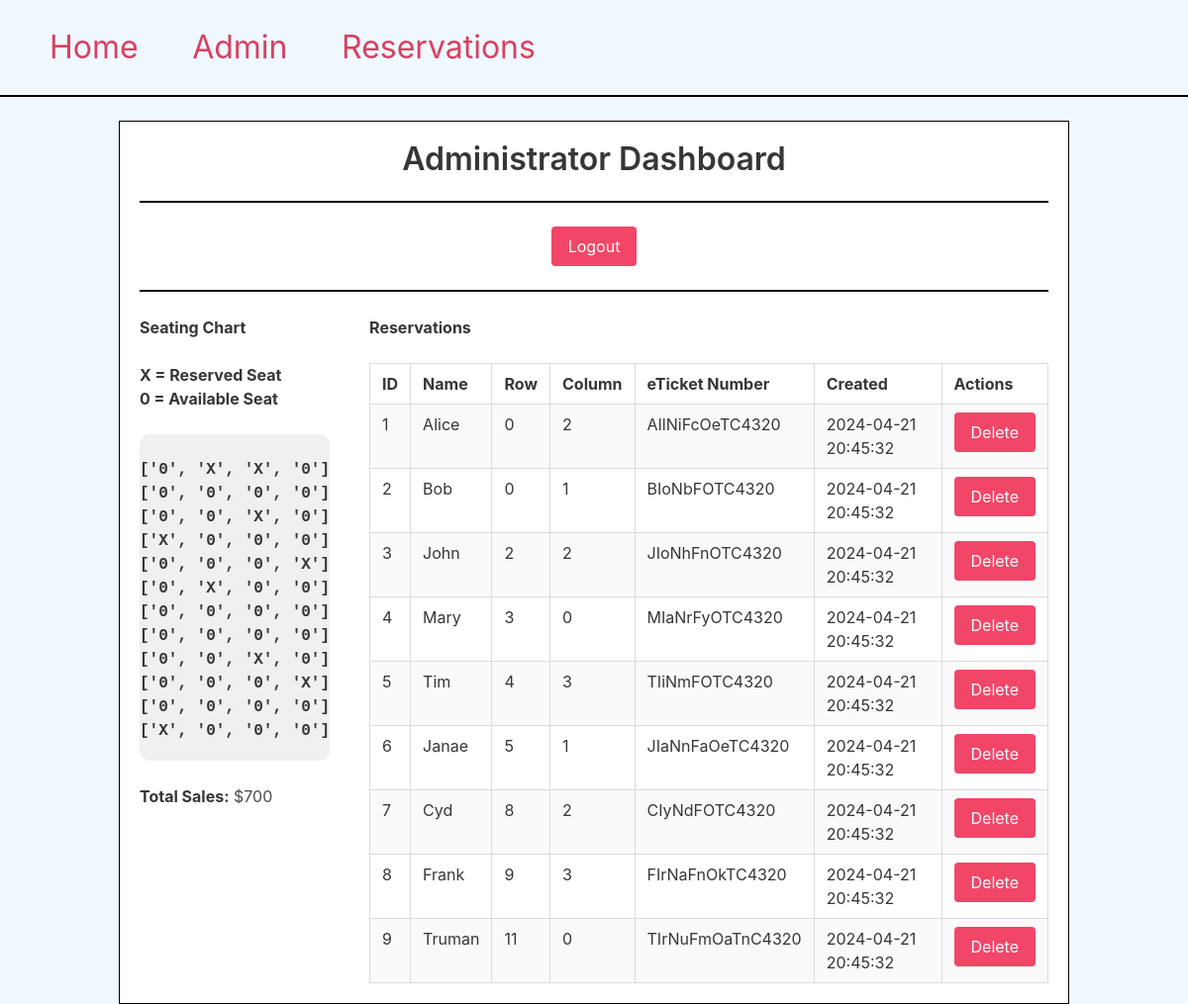
The page /admin (signed in) on the database its author committed.
### app.py (models this page shows)
class Reservation(db.Model):
    __tablename__ = 'reservations'
    id = db.Column(db.Integer, primary_key=True)
    passengerName = db.Column(db.String, nullable=False)
    seatRow = db.Column(db.Integer, nullable=False)
    seatColumn = db.Column(db.Integer, nullable=False)
    eTicketNumber = db.Column(db.String, nullable=False)
    created = db.Column(db.DateTime, nullable=False, default=datetime.utcnow)

### app.py (the view, shortened to what this page needs)
@app.route('/admin', methods=['GET', 'POST'])
def admin():
    show_seating_chart = seating_chart()
    logged_in = session.get('admin_logged_in', False)
    reservations = Reservation.query.all()
    cost_matrix = get_cost_matrix()
    total_sales = 0
    for r in reservations:
        total_sales += cost_matrix[r.seatRow][r.seatColumn]
    return render_template('admin.html', show_seating_chart=show_seating_chart, logged_in=logged_in, reservations=reservations, total_sales=total_sales)

### app.py (called while the page is built)
def get_cost_matrix():
    return [[100, 75, 50, 100] for _ in range(12)]

def seating_chart():
    chart = [[ 0 for _ in range(4)] for _ in range(12)]
    for res in Reservation.query.all():
        chart[res.seatRow][res.seatColumn] = 'X'
    return chart

### templates/admin.html (shortened to what this page needs)
{% extends 'base.html' %}
{% block content %}
<div>
    <h1 class="title has-text-centered">Administrator Dashboard</h1>
    <hr class="custom-hr">
</div>
{% if logged_in %}
    <div style="text-align: center">
        <form method="post">
            <button type="submit" class="button is-danger">Logout</button>
        </form>
    </div>
<hr class="custom-hr">
<div style="display: flex; gap: 40px; align-items: flex-start;">
    <div style="display: inline-block">
        <strong><p>Seating Chart</p><br></strong>
        <p><strong>X = Reserved Seat</strong></p>
        <p><strong>0 = Available Seat</strong></p><br>
        <div class="custom-chart">
<strong>{% for row in show_seating_chart %}['{{ row[0] }}', '{{ row[1] }}', '{{ row[2] }}', '{{ row[3] }}']
{% endfor %}
</strong>
        </div>
        <br>
        <p><strong>Total Sales:</strong> ${{ total_sales }}</p>
    </div>
    <div style="display: inline-block">
        <strong><p>Reservations</p><br></strong>
        <table class="table is-striped is-bordered is-fullwidth">
            <tr>
                <th>ID</th>
                <th>Name</th>
                <th>Row</th>
                <th>Column</th>
                <th>eTicket Number</th>
                <th>Created</th>
                <th>Actions</th>
            </tr>
            {% for r in reservations %}
            <tr>
                <td>{{ r.id }}</td>
                <td>{{ r.passengerName }}</td>
                <td>{{ r.seatRow }}</td>
                <td>{{ r.seatColumn }}</td>
                <td>{{ r.eTicketNumber }}</td>
                <td>{{ r.created.strftime('%Y-%m-%d %H:%M:%S') }}</td>
                <td><form method="post" style="display:inline">
                    <button type="submit" class="button is-danger" onclick="return confirm('Are you sure you want to delete this reservation?')">Delete</button>
                </form></td>
            </tr>
            {% endfor %}
        </table>
    </div>
</div>
{% endif %}
{% endblock %}

### templates/base.html (shortened to what this page needs)
<!DOCTYPE html>
<html lang="en">
<html>
<head>
    <link rel="stylesheet" href="https://cdnjs.cloudflare.com/ajax/libs/bulma/0.7.2/css/bulma.min.css" />
    <link rel="stylesheet" href="{{ url_for('static', filename='style.css') }}">
</head>
<body>
    <nav>
        <br>
        <a href="{{ url_for('index') }}">Home</a>
        <a href="{{ url_for('admin') }}">Admin</a>
        <a href="{{ url_for('reserve') }}">Reservations</a>
        <hr class="custom-hr">
    </nav>
    <div class="container">
        {% block content %}
        {% endblock %}
    </div>
</body>
</html>

### static/style.css (style rules this page uses)
html, body { background-color: #f0f8ff; }
.container { background-color: #ffffff; padding: 20px; border: 1px solid #000000; }
nav a { color: #d64161; font-size: 2em; margin-left: 50px; text-decoration: none; }
.custom-hr { border-color: #000000; border-width: 1px; border-style: solid; }
.custom-chart { background-color: #f0f0f0; border-radius: 10px; max-width: 240px; max-height: 330px; text-align: center; font-family: monospace; white-space: pre; }

### rows shown on the page
Reservation: id "1", passengerName "Alice", seatRow "0", seatColumn "2", eTicketNumber "AIlNiFcOeTC4320", created "2024-04-21 20:45:32"
Reservation: id "2", passengerName "Bob", seatRow "0", seatColumn "1", eTicketNumber "BIoNbFOTC4320", created "2024-04-21 20:45:32"
Reservation: id "3", passengerName "John", seatRow "2", seatColumn "2", eTicketNumber "JIoNhFnOTC4320", created "2024-04-21 20:45:32"
Reservation: id "4", passengerName "Mary", seatRow "3", seatColumn "0", eTicketNumber "MIaNrFyOTC4320", created "2024-04-21 20:45:32"
Reservation: id "5", passengerName "Tim", seatRow "4", seatColumn "3", eTicketNumber "TIiNmFOTC4320", created "2024-04-21 20:45:32"
Reservation: id "6", passengerName "Janae", seatRow "5", seatColumn "1", eTicketNumber "JIaNnFaOeTC4320", created "2024-04-21 20:45:32"
Reservation: id "7", passengerName "Cyd", seatRow "8", seatColumn "2", eTicketNumber "CIyNdFOTC4320", created "2024-04-21 20:45:32"
Reservation: id "8", passengerName "Frank", seatRow "9", seatColumn "3", eTicketNumber "FIrNaFnOkTC4320", created "2024-04-21 20:45:32"
Reservation: id "9", passengerName "Truman", seatRow "11", seatColumn "0", eTicketNumber "TIrNuFmOaTnC4320", created "2024-04-21 20:45:32"

### other values the page prints
{{ row[0] }} "0" "0" "0" "X" "0" "0" "0" "0" "0" "0" "0" "X"
{{ row[1] }} "X" "0" "0" "0" "0" "X" "0" "0" "0" "0" "0" "0"
{{ row[2] }} "X" "0" "X" "0" "0" "0" "0" "0" "X" "0" "0" "0"
{{ row[3] }} "0" "0" "0" "0" "X" "0" "0" "0" "0" "X" "0" "0"
{{ total_sales }} "700"
